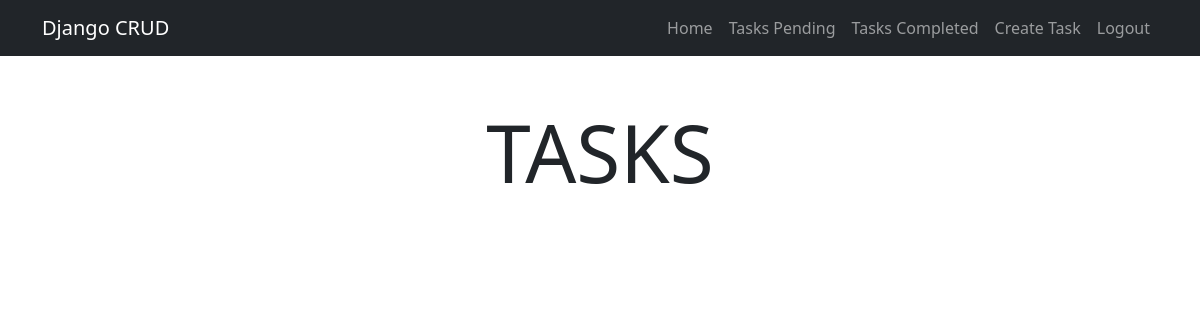
/tasks/ (signed in), run on an earlier commit of the app's database.
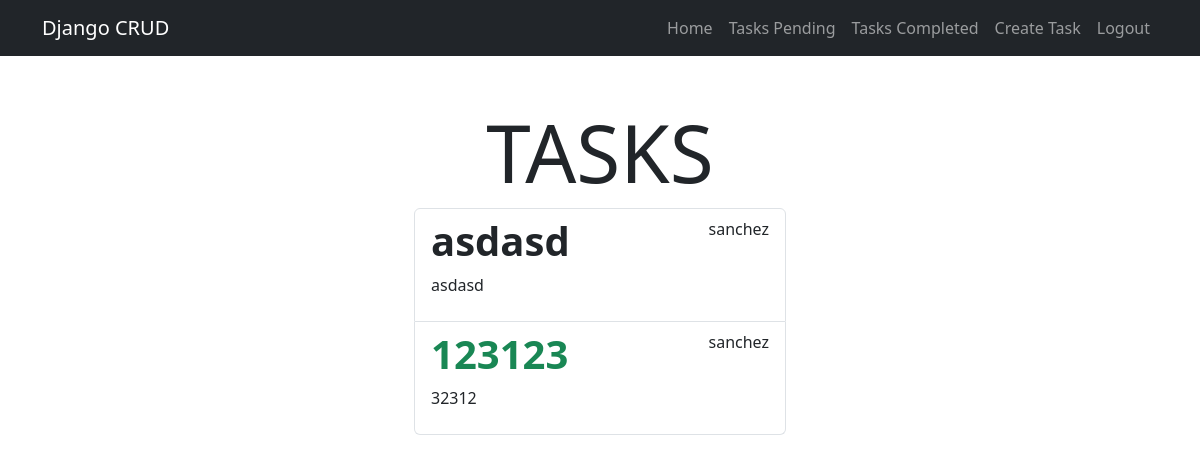
And on a later commit of the database.
### tasks/models.py (models this page shows, shortened)
class Task(models.Model):
    title = models.CharField(max_length=200)
    description = models.TextField(blank=True)
    created = models.DateTimeField(auto_now_add=True)
    datecompleted = models.DateTimeField(null=True, blank=True)
    important = models.BooleanField(default=False)
    user = models.ForeignKey(User, on_delete=models.CASCADE)

### tasks/views.py (the view)
# urls.py: path('tasks/',views.tasks, name = 'tasks'),
@login_required
def tasks(request):
    tasks = Task.objects.filter(user=request.user,  datecompleted__isnull=True)
    return render(request, 'tasks.html', {
        'tasks': tasks
    })

### tasks/templates/tasks.html (shortened to what this page needs)
{% extends 'base.html' %}
{% block content %}
<main class="container py-5">
    <section class="col-md-4 offset-md-4">
    <h1 class="display-1 text-center" >TASKS</h1>
    <ul class="list-group">
    {% for task in tasks %}
        <a class="list-group-item" href="{% url 'task_detail' task.id %}">
            <header class="d-flex justify-content-between">
                {% if task.important %}
                <h1 class="fw-bold text-success">{{task.title}}</h1>
                {% else %}
                <h1 class="fw-bold">{{task.title}}</h1>
                {% endif %}
                <p>{{task.user.username}}</p>
            </header>
            <p>{{task.description}}</p>
        </a>
    {% endfor %}
    </ul>
    </section>
</main>
{% endblock %}

What changed in the data, as far as the page shows it:
added Task: title "asdasd", user.username "sanchez", description "asdasd"
added Task: title "123123", user.username "sanchez", description "32312"
